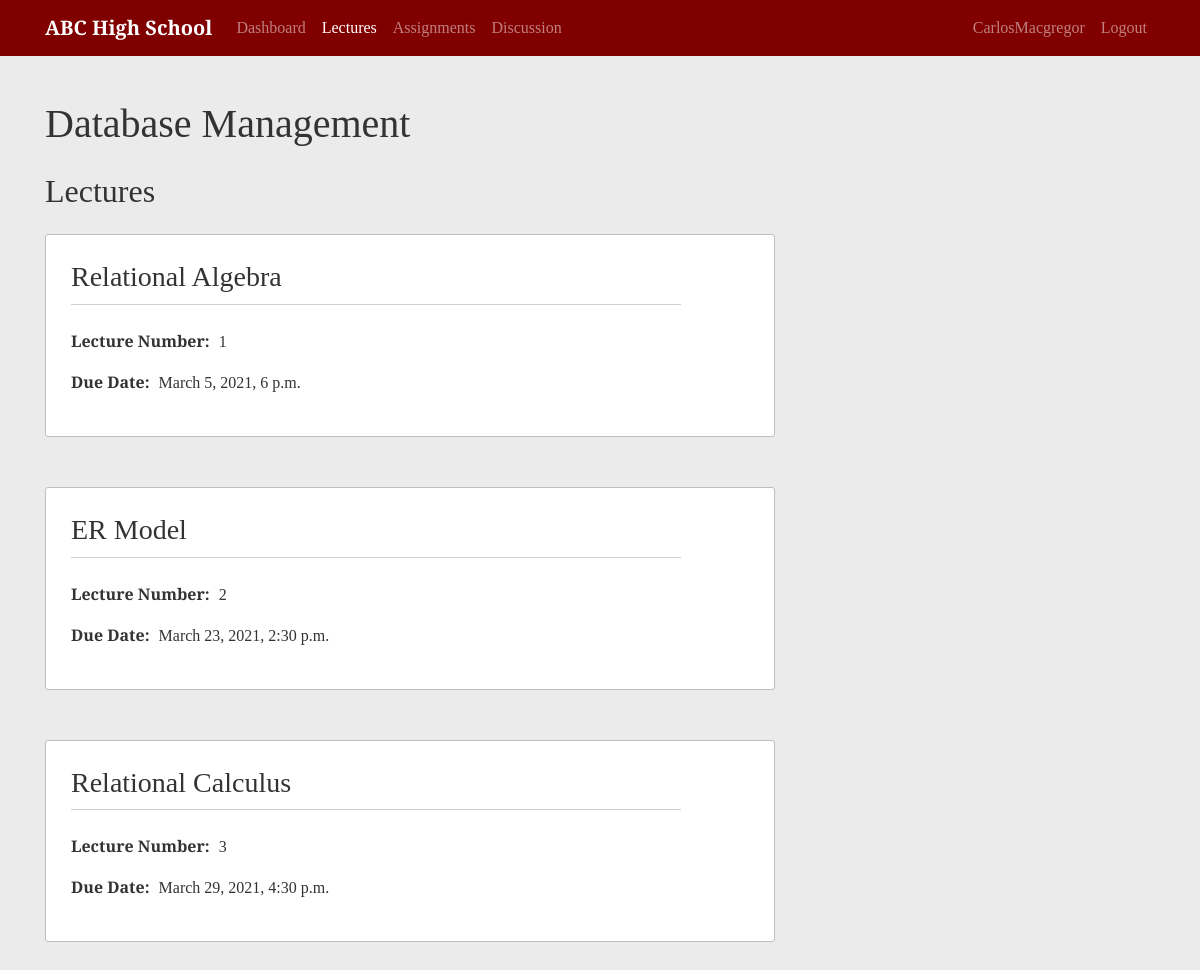
The page /course/1/lectures/ (signed in) on the database its author committed.
### school/models.py (models this page shows, shortened)
class Course(models.Model):
    ONE = '1'
    TWO = '2'
    THREE = '3'
    FOUR = '4'
    FIVE = '5'
    SIX = '6'
    TIME_CHOICES = [
        (ONE, 'Period 1'),
        (TWO, 'Period 2'),
        (THREE, 'Period 3'),
        (FOUR, 'Period 4'),
        (FIVE, 'Period 5'),
        (SIX, 'Period 6')
    ]
    MONDAY = 'MO'
    TUESDAY = 'TU'
    WEDNESDAY = 'WE'
    THURSDAY = 'TH'
    FRIDAY = 'FR'
    DAY_CHOICES = [
        (MONDAY, 'Monday'),
        (TUESDAY, 'Tuesday'),
        (WEDNESDAY, 'Wednesday'),
        (THURSDAY, 'Thursday'),
        (FRIDAY, 'Friday')
    ]
    course_name = models.CharField(max_length=255)
    instructor = models.ForeignKey(Instructor, null=True, on_delete=models.SET_NULL)
    time = models.CharField(max_length=1, blank=True, choices=TIME_CHOICES)
    day = models.CharField(max_length=2, blank=True, choices=DAY_CHOICES)

class Lecture(models.Model):
    lecture_title = models.CharField(max_length=255, blank=True)
    course = models.ForeignKey(Course, on_delete=models.CASCADE)
    due_date = models.DateTimeField()
    lecture_number = models.PositiveIntegerField()
    content = models.FileField(upload_to='file_uploads', null=True)
    class Meta:
        unique_together = ['course', 'lecture_number']

### school/views.py (the view, shortened to what this page needs)
# urls.py: path('course/<int:course_id>/lectures/', LectureListView.as_view(), name='lecture-list'),
class LectureListView(LoginRequiredMixin, UserPassesTestMixin, ListView):
    model = Lecture
    template_name = 'school/lecture.html'
    context_object_name = 'lectures'
    def get_queryset(self):
        user = self.request.user
        queryset = {}
        course = get_object_or_404(Course, id=self.kwargs.get('course_id'))
        instructor = Instructor.objects.filter(user=user).first()
        queryset['lecture_list']= Lecture.objects.filter(course=course)
        queryset['course'] = course
        queryset['instructor'] = instructor
        return queryset
    def test_func(self):
        user = self.request.user
        student = Student.objects.filter(user=user).first()
        course_id = self.kwargs.get('course_id')
        course = get_object_or_404(Course, id=self.kwargs.get('course_id'))
        if student:
            if EnrolledIn.objects.filter(student=student, course=course_id).exists():
                return True
            if AssistsIn.objects.filter(student=student, course=course_id).exists():
                return True

### school/templates/school/lecture.html (shortened to what this page needs)
{% extends "school/course.html" %}
{% block content %}
<h1 class="mb-4">{{lectures.course.course_name}}</h1>
  {% if not lectures.lecture_list %}
    <p class="lead">Lectures have not been posted</p>
  {% else %}
    <h2 class="mb-4">Lectures</h2>
    {% for lecture in lectures.lecture_list %}
      <article class="content-section">
        <h3 class="content-title"><a class="title-link" href="{% url 'lecture-detail' view.kwargs.course_id lecture.id %}">{{ lecture.lecture_title }}</a></h3>
        <p>
          <span class="data-title">Lecture Number:</span>
          <span class="data-content">{{ lecture.lecture_number }}</span>
        </p>
        <p>
          <span class="data-title">Due Date:</span>
          <span class="data-content">{{ lecture.due_date }}</span>
        </p>
      </article>
    {% endfor %}
  {% endif %}
  {% endblock content %}

### school/templates/school/base.html (shortened to what this page needs)
{% load static %}
<!DOCTYPE html>
<html lang="en">
  <head>
    <link rel="stylesheet" href="https://stackpath.bootstrapcdn.com/bootstrap/4.3.1/css/bootstrap.min.css">
    <link rel="stylesheet" href="https://cdnjs.cloudflare.com/ajax/libs/datepicker/0.6.5/datepicker.min.css" />
    <link rel="stylesheet" href="{% static 'school/main.css' %}">
  </head>
  <body>
    <nav class="navbar navbar-expand-md navbar-dark fixed-top">
      <div class="container">
        <a class="navbar-brand" href="/">ABC High School</a>
        <div class="collapse navbar-collapse" id="navbarCollapse">
          <div class="navbar-nav mr-auto">
            {% if user.is_authenticated %}
              <a class="nav-item nav-link {% if request.resolver_match.url_name == 'user-dashboard' %}active{% endif %}" href="{% url 'home' %}">Dashboard</a>
            {% else %}
              <a class="nav-item nav-link {% if request.resolver_match.url_name == 'home' %}active{% endif %}" href="{% url 'home' %}">Home</a>
            {% endif %}
            {% block course_links %}{% endblock course_links %}
          </div>
          <div class="navbar-nav">
            {% if user.is_authenticated %}
              <a class="nav-item nav-link {% if request.resolver_match.url_name == 'profile' and user.username == kwargs.username %}active{% endif %}" href="{% url 'profile' user.username %}">{{ user }}</a>
              <a class="nav-item nav-link" href="{% url 'logout' %}">Logout</a>
            {% else %}
              <a class="nav-item nav-link {% if request.resolver_match.url_name == 'login' %}active{% endif %}" href="{% url 'login' %}">Sign In</a>
            {% endif %}
          </div>
        </div>
      </div>
    </nav>
    <div class="container main-body">
      {% block display %}{% endblock display %}
    </div>
  </body>
</html>

### school/static/school/main.css (style rules this page uses)
body { background: #ebebeb; color: #333333; margin-top: 5rem; font-family: 'Arvo', serif; }
.navbar { background-color: #800000; }
.navbar-brand { font-weight: 700; }
.main-body { margin-top: 100px; margin-bottom: 60px; }
.content-section { background-color:#ffffff; border: 1px solid #bebebe; border-radius: 3px; padding: 25px; margin-bottom: 50px; }
.content-title { border-bottom: 1px solid #cfcfcf; padding-bottom: 10px; margin-bottom: 24px; width: 90%; }
.title-link { color: #333333; }
.data-title { font-weight: 700; margin-right: 5px; }
.data-content { display: inline-block; }

### rows shown on the page
Course: course.course_name "Database Management"
Lecture: lecture_title "Relational Algebra", lecture_number "1", due_date "March 5, 2021, 6 p.m."
Lecture: lecture_title "ER Model", lecture_number "2", due_date "March 23, 2021, 2:30 p.m."
Lecture: lecture_title "Relational Calculus", lecture_number "3", due_date "March 29, 2021, 4:30 p.m."

### other values the page prints
{{ user }} "CarlosMacgregor"
